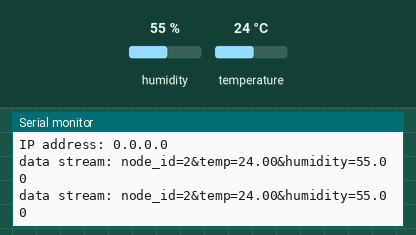
The sketch below on a simulated ESP8266 (NodeMCU). Shown: the last lines printed to the serial monitor. Inputs (shaded band) come from the test bench; at power-on: humidity 55 %, temperature 24 °C. WiFi joins after 1.5 s; servers stay silent unless stated; uploads are accepted with an empty reply.

Above: at 3.0 s.
3.1 s: humidity set to 22 %
At 5.8 s:
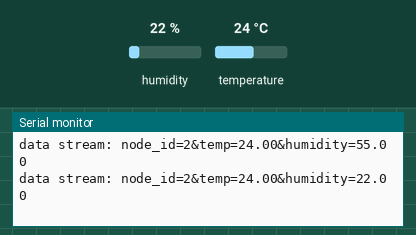
6.1 s: temperature set to 12 °C
At 7.2 s:
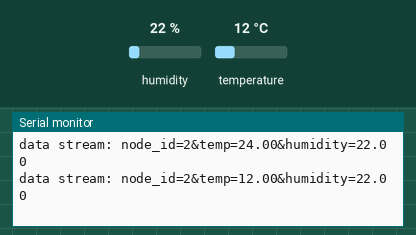
9.1 s: humidity set to 40 %
At 9.8 s:
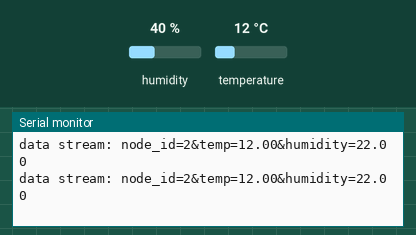
Timing chart, 0 to 12.1 s (numbered marks = the images above; inputs shaded):
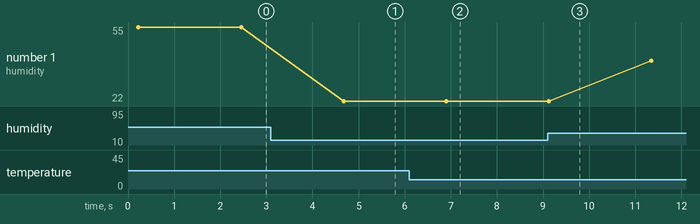

Measured:
- after the input at 3.1 s, the serial monitor: prints a new line after 1.6 s (image 1)
- after the input at 6.1 s, the serial monitor: prints a new line after 0.80 s (image 2)
- plotted number 1: 55 → 22 after the input at 3.1 s, 22 → 40 after the input at 9.1 s

The sketch:

slave.ino
```cpp
#include <ESP8266WiFi.h>
#include <ESP8266HTTPClient.h>
#include "DHT.h"

#define DHTTYPE DHT11   // DHT 11
#define dht_dpin 0

DHT dht(dht_dpin, DHTTYPE);

//=============================================MOTION SENSOR DEVICE ID==============================================
String node_id = "2";
//==================================================================================================================
//int prevstate = LOW;
//String d;
String data;
//============================================WIFI CREDENTIALS OF HUB================================================
const char* ssid = "server1";
const char* password = "qwertyuiop";
String host = "http://10.10.10.1/feed?";
//============================================defining the object====================================================
WiFiClient client;
HTTPClient http;
//============================================defining the IP Address of the sensor==================================
IPAddress ip (10, 10, 10, 32);
IPAddress gateway (10, 10, 10, 1);
IPAddress subnet (255, 255, 255, 0);

//============================================SETUP PART=============================================================
void setup(void) {
  dht.begin();
  Serial.begin(115200);
  ESP.eraseConfig();
  WiFi.persistent(false);
  Serial.println("SET ESP IN STA MODE");
  WiFi.mode(WIFI_STA);
  Serial.println("- connecting to wifi");
  WiFi.config(ip, gateway, subnet);
  WiFi.begin(ssid, password);
  Serial.println(".");
  Serial.println("- wifi connected");
  Serial.println("");
  Serial.print("Connected to ");
  Serial.println(ssid);
  Serial.print("IP address: ");
  Serial.println(WiFi.localIP());

}
//============================================READ THE STATE OF SENSOR================================================
void readdata(){

 float h =0.0;  //Humidity level
 float t =0.0;  //Temperature in celcius
 float f =0.0;  //Temperature in fahrenheit
// float m_p = 0.0; //Moisture Percentage

 h = dht.readHumidity();    //Read humidity level
 t = dht.readTemperature(); //Read temperature in celcius
 f = (t * 1.8) + 32;        //Temperature converted to Fahrenheit
// m_p = ( 100.00 - ( (analogRead(moisture_pin)/1023.00) * 100.00 ) );

 data = "node_id=";
 data += String(node_id);
 data += "&temp=";
 data += String(t);
 data += "&humidity=";
 data += String(h);

 http.begin(client, host);
 http.addHeader("content-type","application/x-www-form-urlencoded");
 http.POST(data);
 http.writeToStream(&Serial);
 http.end();
 Serial.println("data stream: "+data);
}

//  if(true){
//    if(true){
//      d = "high";
//      data = "ID=";
//      data += String(id);
//      data += "&state=";
//      data += String(d);
//      http.begin(client, host);
//      http.addHeader("content-type","application/x-www-form-urlencoded");
//      http.POST(data);
//      http.writeToStream(&Serial);
//      http.end();
//      Serial.println("data stream: "+data);
//    }else{
//      d = "low";
//      data = "ID=";
//      data += String(id);
//      data += "&state=";
//      data += String(d);
//      http.begin(client, host);
//      http.addHeader("content-type","application/x-www-form-urlencoded");
//      http.POST(data);
//      http.writeToStream(&Serial);
//      http.end();
//      Serial.println("data stream: "+data);
//    }
//  }prevstate = currentstate;

//}


//============================================LOOP PART================================================
void loop () {
  readdata();
  delay(2000);
}
```
